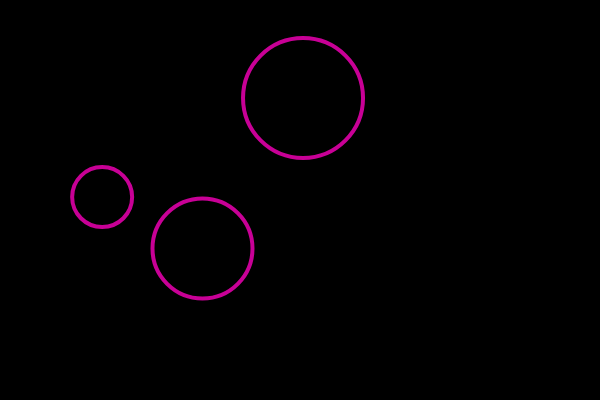
Frame 1 (no input)
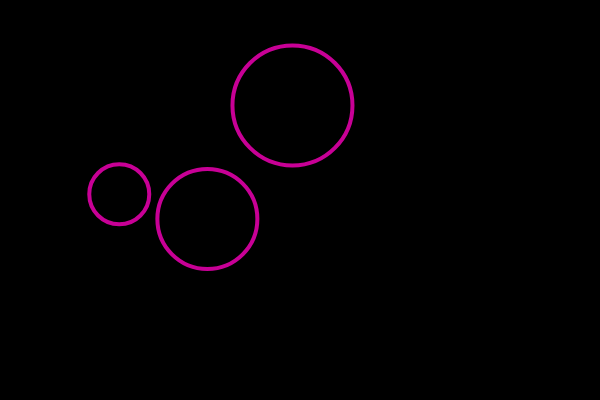
Frame 60 (no input)
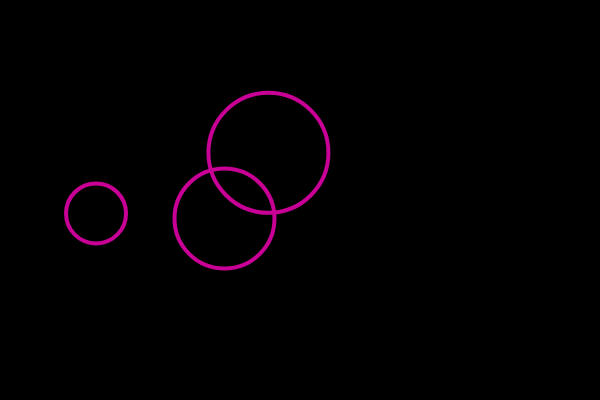
Frame 120 (the mouse pressed at the canvas centre since frame 60)

The p5.js sketch that drew these frames (run headless with seeded random() and noise() and a simulated clock; from frame 60 on, the mouse is pressed at the canvas centre):

// p5.js sketch
// ── sketch.js
let bubble1;
let bubble2;
let bubble3;

function setup() {
  createCanvas(600, 400);
  bubble1 = new Bubble(100, 200, 30);
  bubble2 = new Bubble(200, 250, 50);
  bubble3 = new Bubble(300, 100, 60);
}

function draw() {
  background(0);
  bubble1.move();
  bubble1.show();
  bubble2.move();
  bubble2.show();
  bubble3.move();
  bubble3.show();
}

// ── bubble.js
class Bubble {
  constructor(x, y, r) {
    this.x = x;
    this.y = y;
    this.r = r;
    this.color = {
      r: 200,
      g: 0,
      b: 150,
    };
  }
  move() {
    this.x += random(-5, 5);
    this.y += random(-5, 5);
  }

  show() {
    stroke(this.color.r, this.color.g, this.color.b);
    strokeWeight(4);
    noFill();
    ellipse(this.x, this.y, this.r * 2);
  }
}
